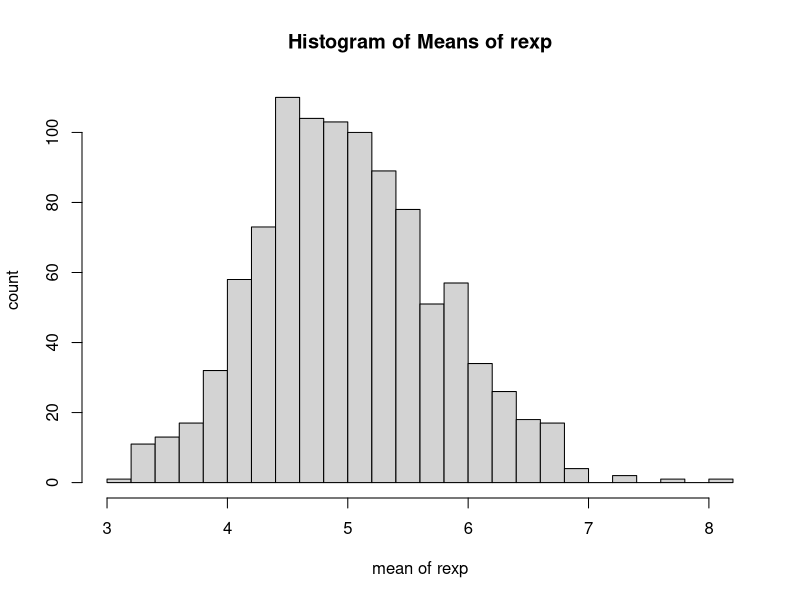
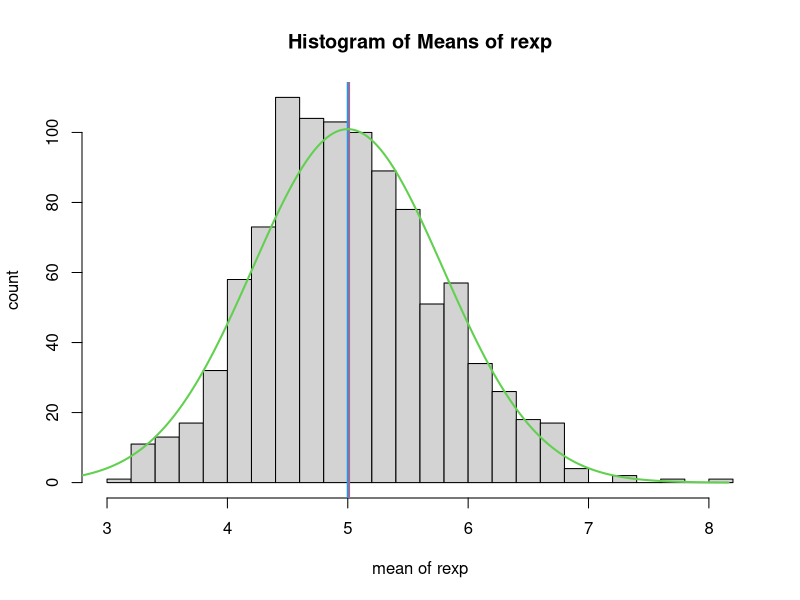

The R script that drew these images, in order:
## ---- chunk 1
## We first fix the value of lambda
lambda <- 0.2

## We create a Null vector called mns
mns <- c()

## For each i, we generate 40 data using exponential distribution with 
## given lambda and calculate the mean of these 40 data and append it 
## to the vector mns. We iterate it for 1000 times to generate a distribution.
for (i in 1:1000) mns <- c(mns, mean(rexp(40,lambda)))

## The mean of the distribution gives the sample mean
samplemean <- mean(mns)

# The theoretical var can be obtained from the exponetial distribution
Tvar <- 1/(lambda^2)/40

## The sample var is
Svar <- var(mns)
## The sample sd is as follows
Ssd <- sqrt(Svar)

## The theoretical sd is 
Tsd <- sqrt(Tvar)
## Now we generate the normal distribution data using theoretical mean and Tsd
## Note that theoretical mean is 1/lambda = 5
xtheo <- seq(1/lambda - 4 *Tsd, 1/lambda + 4 * Tsd, length = 1000)

## general the theoretical normal distribution
ytheo <- dnorm(xtheo, mean = 1/lambda, sd = Tsd)
## Rescale
ytheo <- ytheo*diff(hist(mns, xlab = "mean of rexp", ylab = "count", main = "Histogram of Means of rexp", breaks = 20)$mids[1:2])*length(xtheo)

hist(mns, xlab = "mean of rexp", ylab = "count", main = "Histogram of Means of rexp", breaks = 20)
## illustrate the theoretical sample sd
abline( v = samplemean,  col=2, lwd = 2) 

abline( v = 5 , col=4, lwd = 2) 

## Now we plot normal distributions based on theoretical analysis
lines(xtheo, ytheo, col = 3, lwd = 2) ## theoretical normal
